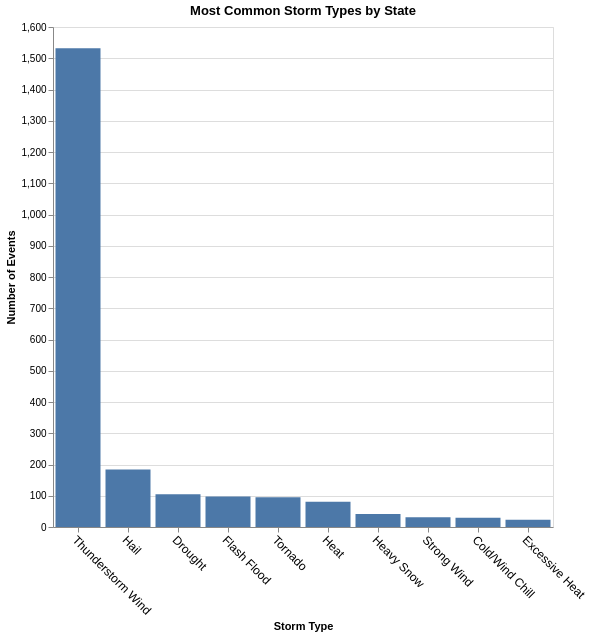

The code cell stored with this chart in its notebook:
### Code cell
viz1_df = state_df.dropna(subset = ['STATE','EVENT_TYPE']).copy()

counts = (viz1_df.groupby(["STATE", "EVENT_TYPE"]).size().reset_index(name='count'))
counts = counts.sort_values(["STATE", "count"], ascending=[True, False])
counts = counts.groupby("STATE").head(10)

dropdown = alt.binding_select(options = sorted(viz1_df["STATE"].unique()),
                             name = "Select State: ")

state_select = alt.selection_point(fields = ["STATE"],
                                  bind = dropdown,
                               value = [{"STATE": sorted(viz1_df["STATE"].unique())[0]}])

bar_chart= (alt.Chart(counts).mark_bar().encode(
                               x = alt.X("EVENT_TYPE:N",
                                        sort = '-y',
                                        title = "Storm Type",
                                        axis = alt.Axis(labelAngle = 45,labelFontSize = 12)
                                        ),
                                y = alt.Y("count:Q", title = "Number of Events"),
                                tooltip = ["EVENT_TYPE", "count"]
                                ).add_params(state_select)
                                .transform_filter(state_select)
                                .properties(width = 500,
                                           height = 500,
                                           title = "Most Common Storm Types by State"
                                )
           )

bar_chart

### Figure 1 — Vega-Lite specification as saved in the notebook (floating-point values rounded to 4 significant figures; data arrays with more than 128 entries replaced by an {"elided": "..."} marker saying what was removed)
{"config": {"view": {"continuousWidth": 300, "continuousHeight": 300}}, "data": {"name": "data-06a4b0abe1ccb88300409cc7f1cad46a"}, "mark": {"type": "bar"}, "encoding": {"tooltip": [{"field": "EVENT_TYPE", "type": "nominal"}, {"field": "count", "type": "quantitative"}], "x": {"axis": {"labelAngle": 45, "labelFontSize": 12}, "field": "EVENT_TYPE", "sort": "-y", "title": "Storm Type", "type": "nominal"}, "y": {"field": "count", "title": "Number of Events", "type": "quantitative"}}, "height": 500, "params": [{"name": "param_6", "select": {"type": "point", "fields": ["STATE"]}, "bind": {"input": "select", "options": ["ALABAMA", "ALASKA", "AMERICAN SAMOA", "ARIZONA", "ARKANSAS", "CALIFORNIA", "COLORADO", "CONNECTICUT", "DELAWARE", "DISTRICT OF COLUMBIA", "FLORIDA", "GEORGIA", "GUAM", "HAWAII", "IDAHO", "ILLINOIS", "INDIANA", "IOWA", "KANSAS", "KENTUCKY", "LOUISIANA", "MAINE", "MARYLAND", "MASSACHUSETTS", "MICHIGAN", "MINNESOTA", "MISSISSIPPI", "MISSOURI", "MONTANA", "NEBRASKA", "NEVADA", "NEW HAMPSHIRE", "NEW JERSEY", "NEW MEXICO", "NEW YORK", "NORTH CAROLINA", "NORTH DAKOTA", "OHIO", "OKLAHOMA", "OREGON", "PENNSYLVANIA", "PUERTO RICO", "RHODE ISLAND", "SOUTH CAROLINA", "SOUTH DAKOTA", "TENNESSEE", "TEXAS", "UTAH", "VERMONT", "VIRGIN ISLANDS", "VIRGINIA", "WASHINGTON", "WEST VIRGINIA", "WISCONSIN", "WYOMING"], "name": "Select State: "}, "value": [{"STATE": "ALABAMA"}]}], "title": "Most Common Storm Types by State", "transform": [{"filter": {"param": "param_6"}}], "width": 500, "$schema": "https://vega.github.io/schema/vega-lite/v5.8.0.json", "datasets": {"data-06a4b0abe1ccb88300409cc7f1cad46a": {"elided": "535 records"}}}
